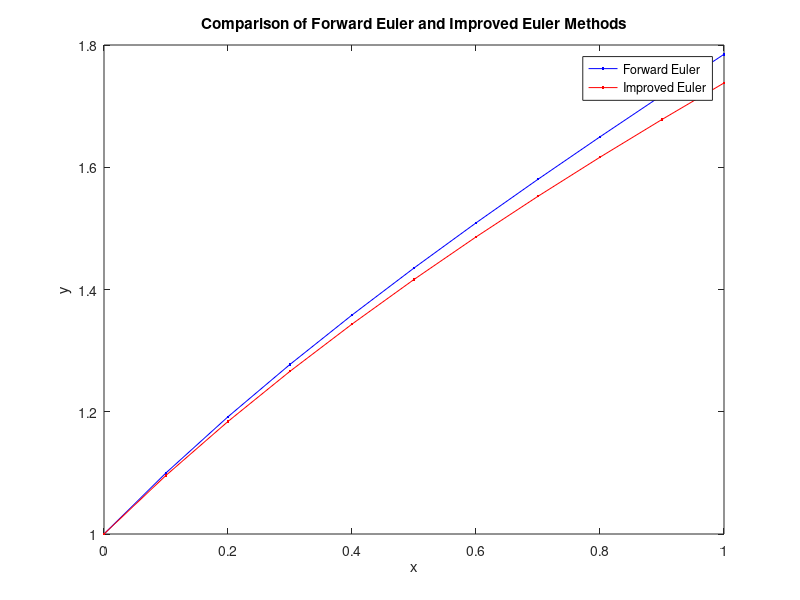

Source code (MATLAB):
% 定义微分方程
f = @(x, y) y - 2 * x / y;

% 设置初始条件和参数
x0 = 0;
y0 = 1;
h = 0.1;
xf = 1;

% 计算迭代次数
k = (xf - x0) / h;

% 初始化 x 和 y（向前欧拉法）
x_forward = zeros(1, k+1);
y_forward = zeros(1, k+1);
x_forward(1) = x0;
y_forward(1) = y0;

% 向前欧拉法
for n = 1:k
    x_forward(n+1) = x_forward(n) + h; % 计算下一个 x 的值
    y_forward(n+1) = y_forward(n) + h * f(x_forward(n), y_forward(n)); % 使用向前欧拉法更新下一个 y 的值
end

% 初始化 x 和 y（改进的欧拉法）
x_improved = zeros(1, k+1);
y_improved = zeros(1, k+1);
x_improved(1) = x0;
y_improved(1) = y0;

% 改进的欧拉法
for n = 1:k
    x_improved(n+1) = x_improved(n) + h; % 计算下一个 x 的值
    y_temp = y_improved(n) + h * f(x_improved(n), y_improved(n)); % 计算临时的 y 值
    y_improved(n+1) = y_improved(n) + h * (f(x_improved(n), y_improved(n)) + f(x_improved(n+1), y_temp)) / 2; % 使用改进的欧拉法更新下一个 y 的值
end

% 绘制结果
plot(x_forward, y_forward, 'b.-', x_improved, y_improved, 'r.-');
legend('Forward Euler', 'Improved Euler');
xlabel('x');
ylabel('y');
title('Comparison of Forward Euler and Improved Euler Methods');
